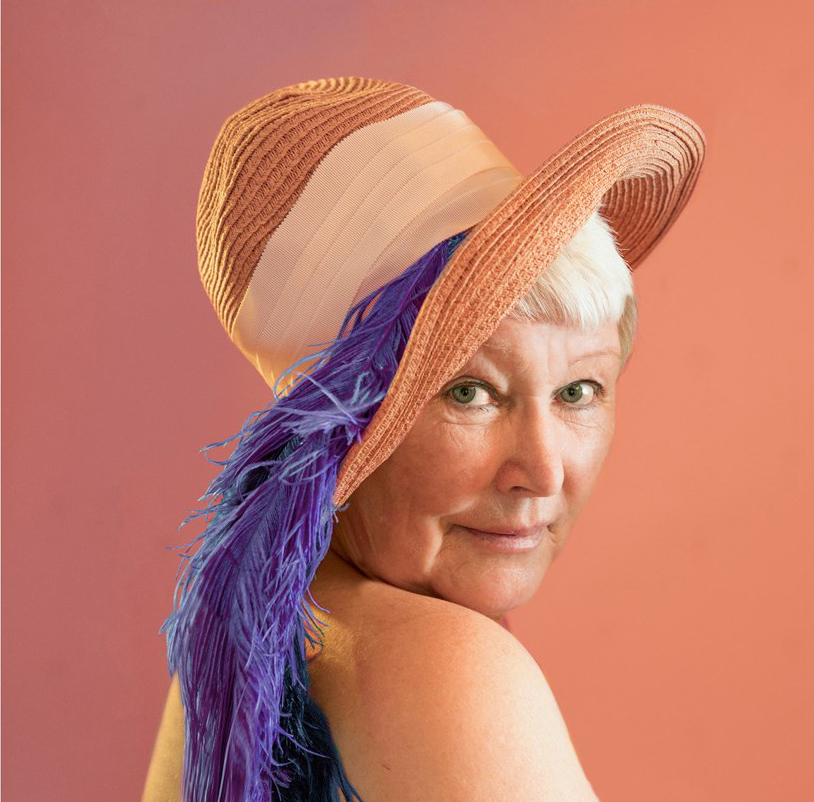
#> input picture Images/New_Lena.jpg, 814 x 802 px, found by its file name
$ python Structure_Texture_decomposition.py
#> lines starting #> are read from the running program, lines starting #| are printed output that depends on the picture
import cv2  # Trabajar con imágenes
import numpy as np  # numpy
import julia  # Para importar funciones de Julia
from julia import Main  # Para importar funciones de Julia
from pathlib import Path  # Para trabajar con rutas de archivos

try:  # Importamos la librería para crear barras de carga
    from tqdm import tqdm

    tqdm_is_available = True
except:
    tqdm_is_available = False
print("tqdm disponible:", tqdm_is_available)

# Definimos paths importantes:
# Carpeta principal del directorio
main_dir = Path(__file__).resolve().parent.parent.parent
# Carpeta de imágenes
img_dir_path = main_dir / "Images"
# Carpeta de máscaras
mask_dir_path = img_dir_path / "masks"
# Carpeta de restored
restored_dir_path = img_dir_path / "restored"
# Carpeta src
src_path = main_dir / "src"
# Carpeta de Julia
julia_path = src_path / "julia"
# Carpeta de inpainting estructural de Julia
inpainting_structure_path = julia_path / "inpainting_structure.jl"

# Incluir los archivos de inpainting estructural de Julia
Main.include(str(inpainting_structure_path))
#> (this line was passed over: julia is not available in this run)
#> further down, img is the input picture: shape (802, 814, 3); mean B, G, R 107, 122, 193.4

# Importamos los modulos de inpainting de Julia
structure = Main.inpainting_structure


def ST_decomposition(
    img: np.ndarray,
    K: float = 0.04,
    dt: float = 1 / 45,
    max_iters: int = 2000,
    anim_duration: float = 10.0,
) -> tuple[np.ndarray, np.ndarray, list[np.ndarray]]:
    """
    Función que realiza la descomposición de una imagen en estructura y textura.
    Se basa en la obtención de la estructura mediante difusión Perona-Malik.

    Args:
        img (np.ndarray): Imagen a descomponer.
        K (float, optional): Coeficiente de difusión. Defaults to 0.04.
        dt (float, optional): Paso de tiempo. Defaults to 1/45.
        max_iters (int, optional): Número de iteraciones. Defaults to 300.
        anim_duration (float, optional): Duración de la animación. Defaults to 10.0.


    Returns:
        np.ndarray: Estructura de la imagen.
        np.ndarray: Textura de la imagen.
        list[np.ndarray]: Lista de frames de la animación.


    Asserts:
        isinstance(img, np.ndarray): Se asegura que la imagen sea un np.ndarray.
        img.ndim == 3: Se asegura que la imagen sea a color.
        max_iters >= 0: Se asegura que el número de iteraciones sea mayor o igual a 0.
        dt > 0: Se asegura que el paso de tiempo sea mayor a 0.
    """
#> called with K = 0.04, dt = 0.0222, max_iters = 2000, anim_duration = 10
    assert isinstance(img, np.ndarray), "La imagen debe ser un np.ndarray."
    assert img.ndim == 3, "La imagen debe ser a color."
    assert max_iters >= 0, "El número de iteraciones debe ser mayor o igual a 0."
    assert dt > 0, "El paso de tiempo debe ser mayor a 0."

    b_channel, g_channel, r_channel = cv2.split(img)
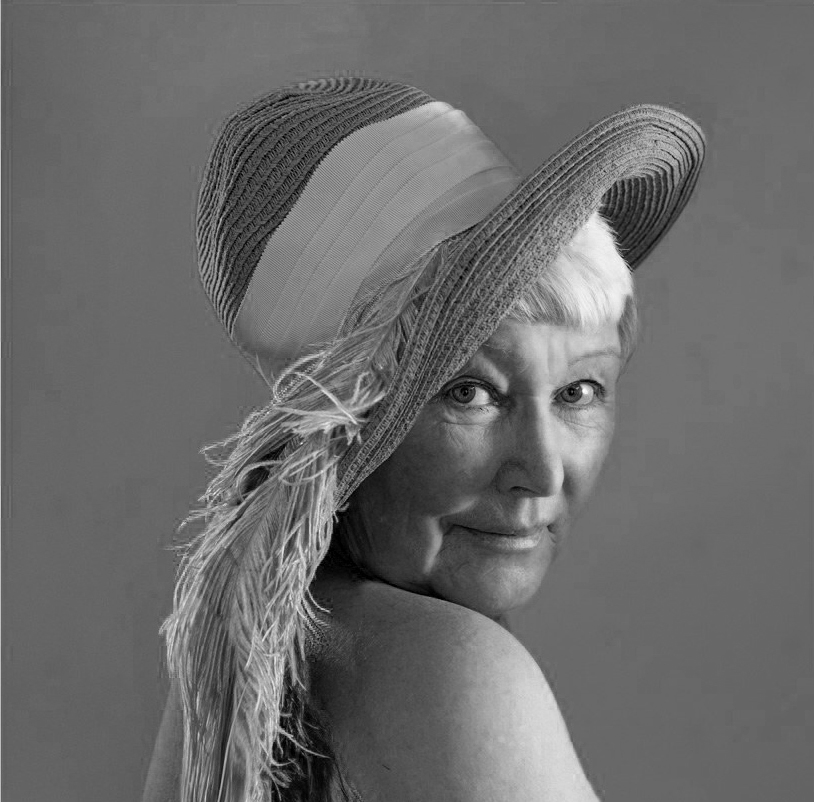
#> b_channel: shape (802, 814); min 0, max 255, mean 107
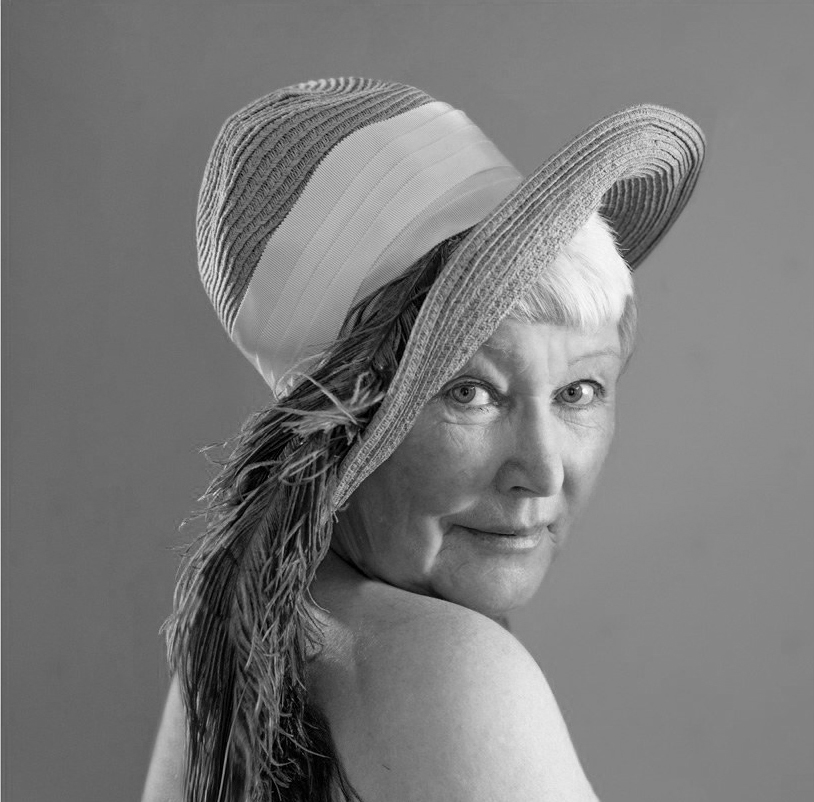
#> g_channel: shape (802, 814); min 0, max 254, mean 122
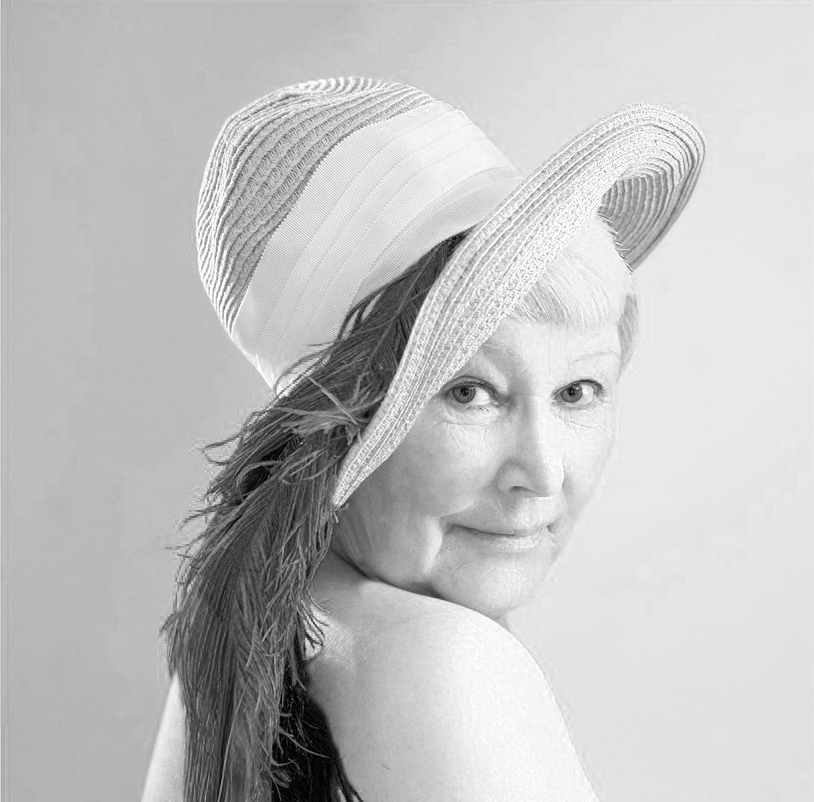
#> r_channel: shape (802, 814); min 0, max 255, mean 193.4
    channels = {"R": r_channel, "G": g_channel, "B": b_channel}

    structure_result = {"R": None, "G": None, "B": None}
    texture_result = {"R": None, "G": None, "B": None}

    anisotropic_frames_np: dict[str, list[np.ndarray]] = {
        color: [channels[color]] for color in channels
    }
#> anisotropic_frames_np = 3 items

    storing_ratio = max_iters // (anim_duration * 24)
    for channel in channels:
        f = channels[channel] / 255.0
        u = f.copy()
        for n in tqdm(range(max_iters), desc=f"Decomposing {channel} channel"):
            u = structure.anisotropic_iteration(u, K=K, dt=dt)

            if n % storing_ratio == 0:
                anisotropic_frames_np[channel].append(u.copy())

        structure_result[channel] = u
        texture_result[channel] = f - u
#> this loop made 1 pass
#> channel on pass 1: 'R'
#> after the loop, structure_result = 3 items; texture_result = 3 items

    Frames = [
        cv2.merge(
            [
                anisotropic_frames_np["B"][i],
                anisotropic_frames_np["G"][i],
                anisotropic_frames_np["R"][i],
            ]
        )
        for i in range(len(anisotropic_frames_np["R"]))
    ]

    Estructura = cv2.merge(
        [structure_result["B"], structure_result["G"], structure_result["R"]]
    )
    Textura = cv2.merge([texture_result["B"], texture_result["G"], texture_result["R"]])

    return Estructura, Textura, Frames


if __name__ == "__main__":

    # Test image
    img_path = img_dir_path / "New_lena.jpg"
    img = cv2.imread(img_path)

    # Realizamos la descomposición de la imagen
#> (the run stopped early here; a loop or call above may not have finished)
